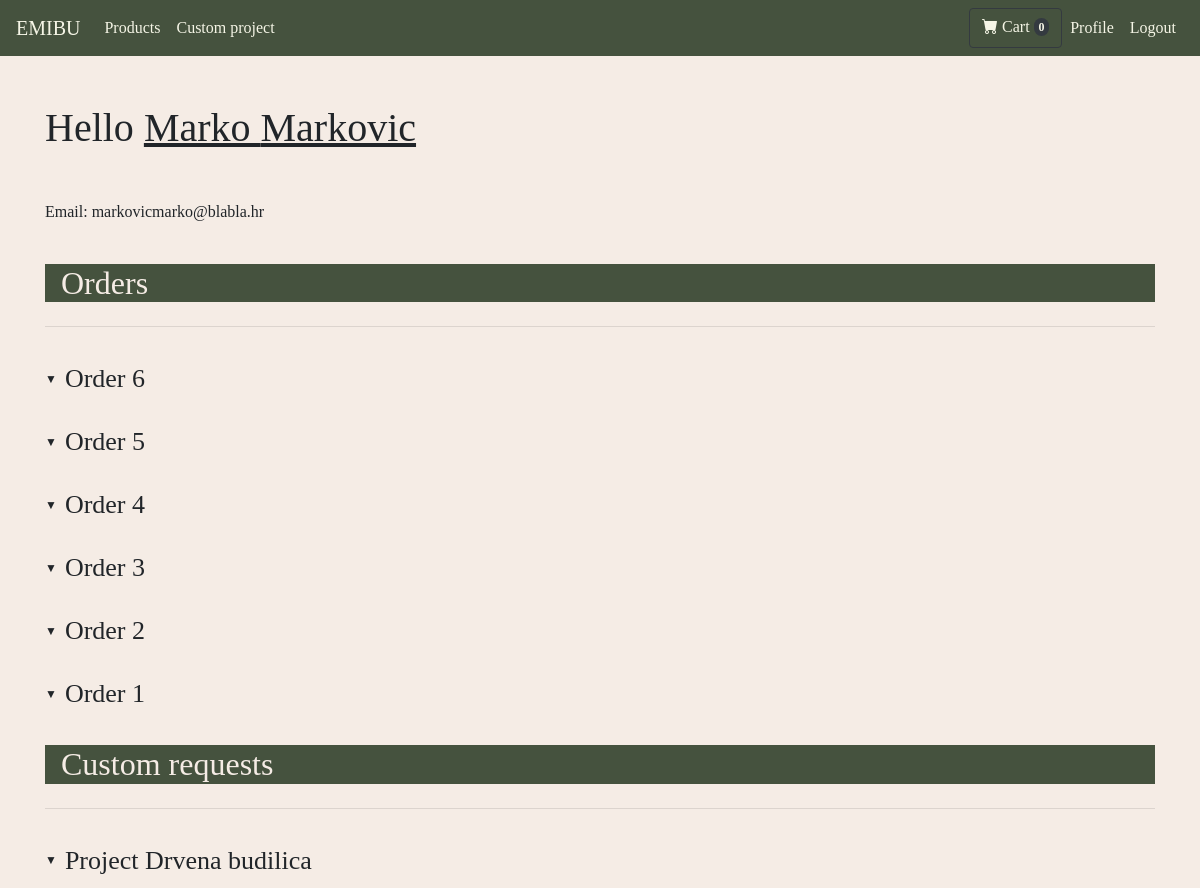
The page /accounts/dashboard/ (signed in) on the database its author committed.
### store/models.py (models this page shows, shortened)
class Customer(models.Model):
    user = models.OneToOneField(User, on_delete=models.CASCADE)
    first_name = models.CharField(max_length=128)
    last_name = models.CharField(max_length=128)
    email = models.CharField(max_length=64)

class Order(models.Model):
    customerID = models.ForeignKey(Customer, on_delete=models.CASCADE, null=True)
    products = models.ManyToManyField(OrderProduct, through='OrderLine', related_name='order_products')
    total_price = models.DecimalField(max_digits=10, decimal_places=2)
    order_date = models.DateTimeField(auto_now_add=True)
    delivery_address = models.CharField(max_length=128, default="Trg Bana Josipa Jelacica 10, 10000 Zagreb, Croatia")
    first_name = models.CharField(max_length=128, default="")
    last_name = models.CharField(max_length=128, default="")
    email = models.CharField(max_length=64, default="")
    processed = models.BooleanField(default=False)

class CustomProject(models.Model):
    title = models.CharField(max_length=128, default="No title")
    request_text = models.TextField()
    request_date = models.DateTimeField(auto_now_add=True)
    customerID = models.ForeignKey(Customer, on_delete=models.CASCADE)
    completed = models.BooleanField(default=False)

### accounts/views.py (the view)
# urls.py: path("dashboard/", views.dashboard, name="dashboard"),
@login_required
def dashboard(request):
    user = request.user
    customer = user.customer
    orders = Order.objects.filter(customerID=customer).order_by("-order_date")
    for index, order in enumerate(reversed(orders), start=1):
        order.customer_order_number = index
    projects = CustomProject.objects.filter(customerID=customer).order_by("-request_date")
    context = {
        'user': user,
        'orders': orders,
        'projects' : projects,
    }
    return render(request, 'accounts/dashboard.html', context)

### store/cart.py (called while the page is built)
    def __len__(self):
        return len(self.cart)

### store/context_processors.py (called while the page is built)
def cart_item_count(request):
    cart = Cart(request)
    return {'cart_item_count': len(cart)}

### accounts/templates/accounts/dashboard.html (shortened to what this page needs)
{% extends 'store/base.html' %}
{% block content %}
<div class="container">
  <div class="row">
    <div class="col-md-8">
      <h1 class="mb-5 mt-5">Hello <u>{{ user.customer.first_name }} {{ user.customer.last_name }}</u></h1>
      <p class="mb-3 mt-3">Email: {{ user.customer.email }}</p>
    </div>
    <div class="col-md-12">
      <h2 style="background-color: #45523e; color:rgb(245, 236, 229)" class="mb-4 mt-4"><span class="ml-3">Orders</span></h2>
      <hr>
    </div>
    {% if orders %}
      {% for order in orders %}
      {% if order.processed %}
      <div class="col-md-8">
        <h2 class="mb-2 mt-3 d-inline-flex align-items-center">
          <button class="btn btn-link p-0 d-flex align-items-center toggle-arrow" type="button" data-toggle="collapse"
          data-target="#orderDetails{{ order.id }}" aria-expanded="false" aria-controls="orderDetails{{ order.id }}"
          style="text-decoration: none; color: inherit;">
            <span class="arrow mr-2">▼</span>
            <span style="font-size: 26px;">Order {{ order.customer_order_number }}</span>
          </button>
        </h2>
      </div>
      {% endif %}
      {% endfor %}
    {% else %}
      <div class="col-md-8">
        <h4 class="text-muted">You don't have any orders yet.</h4>
      </div>
    {% endif %}
    <div class="col-md-12">
      <h2 style="background-color: #45523e; color:rgb(245, 236, 229)" class="mb-4 mt-4"><span class="ml-3">Custom requests</span></h2>
      <hr>
    </div>
    {% if projects %}
      {% for project in projects %}
      <div class="col-md-8">
        <h2 class="mb-2 mt-3 d-inline-flex align-items-center">
          <button class="btn btn-link p-0 d-flex align-items-center toggle-arrow" type="button" data-toggle="collapse"
          data-target="#projectDetails{{ project.id }}" aria-expanded="false" aria-controls="projectDetails{{ project.id }}"
          style="text-decoration: none; color: inherit;">
            <span class="arrow mr-2">▼</span>
            <span style="font-size: 26px;">Project {{ project.title }}</span>
          </button>
        </h2>
      </div>
      {% endfor %}
    {% else %}
    <div class="col-md-8">
      <h4 class="text-muted">You don't have any custom requests yet.</h4>
    </div>
    {% endif %}
  </div>
</div>
{% endblock content %}

### store/templates/store/base.html (shortened to what this page needs)
{% load static %}
<html>
  <head>
    <link rel="stylesheet" href="https://stackpath.bootstrapcdn.com/bootstrap/4.5.2/css/bootstrap.min.css">
    <link rel="stylesheet" href="https://cdnjs.cloudflare.com/ajax/libs/bootstrap-icons/1.10.0/font/bootstrap-icons.min.css">
  </head>
  <body style="background-color: #f5ece5; font-family: 'Poppins';">
    <div class="page-header">
      <nav class="navbar navbar-expand-lg" style="background-color: #45523e;">
        <a class="navbar-brand" href="{% url 'home_page' %}" style="color: #F5F5E6;">EMIBU</a>
        <div class="collapse navbar-collapse" id="navbarSupportedContent">
          <ul class="navbar-nav mr-auto">
            <li class="nav-item">
              <a class="nav-link" href="{% url 'products' %}" style="color: #F5F5E6;">Products</a>
            </li>
              <li class="nav-item">
                {% if request.user.is_authenticated %}
                  <a class="nav-link" href="{% url 'contact' %}" style="color: #F5F5E6;">Custom project</a>
                {% endif %}
              </li>
          </ul>
          <ul class="navbar-nav ml-auto">
                <a class="btn btn-outline-dark" href="{% url 'cart_detail' %}" style="color: #F5F5E6;"> <i class="bi bi-cart-fill me-1"></i>
                  Cart <span class="badge bg-dark text.white ms-1 rounded-pill">{{ cart_item_count }}</span></a>
                {% if request.user.is_authenticated %}
                    <a class="nav-link" href="{% url 'dashboard' %}" style="color: #F5F5E6;">Profile</a>
                    <a href="#" class="nav-link" style="color: #F5F5E6;" onclick="document.getElementById('logout-form').submit();">
                      Logout
                    </a>
              {% else %}
                    <a class="nav-link" href="{% url 'login' %}" style="color: #F5F5E6;">Login</a>
                    <a class="nav-link" href="{% url 'register' %}" style="color: #F5F5E6;">Register</a>
              {% endif %}
          </ul>
        </div>
      </nav>
      {% block content %}
      {% endblock %}
    </div>
  </body>
</html>

### accounts/templates/accounts/dashboard.html (style rules this page uses)
* { margin: 0; padding: 0; font-family: poppins; }
.toggle-arrow { font-size: 12px; color: #555; border: none; background: none; outline: none; transition: transform 0.3s ease; }
.arrow { display: inline-block; transition: transform 0.3s ease; }
.btn-link { text-decoration: none; }

### rows shown on the page
Order: customer_order_number "6"
Order: customer_order_number "5"
Order: customer_order_number "4"
Order: customer_order_number "3"
Order: customer_order_number "2"
Order: customer_order_number "1"
CustomProject: title "Drvena budilica"

### other values the page prints
{{ cart_item_count }} "0"
{{ user.customer.first_name }} "Marko"
{{ user.customer.last_name }} "Markovic"
{{ user.customer.email }} "markovicmarko@blabla.hr"
